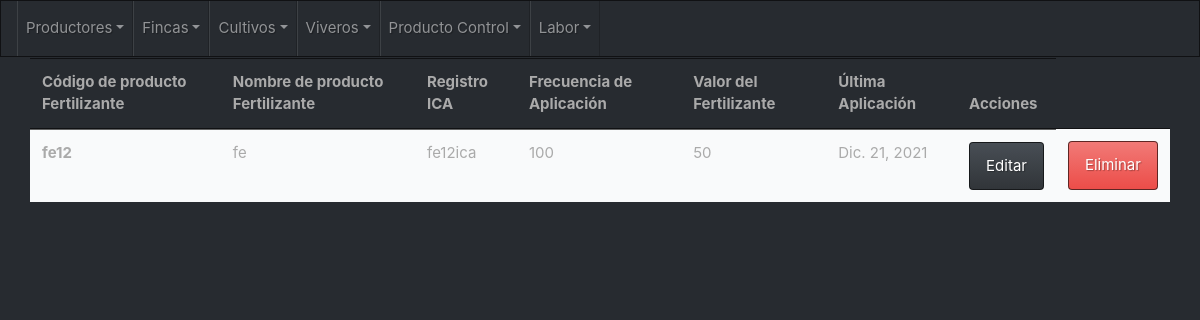
The page /fertilizante/fertilizante/listar on the database as committed earlier.
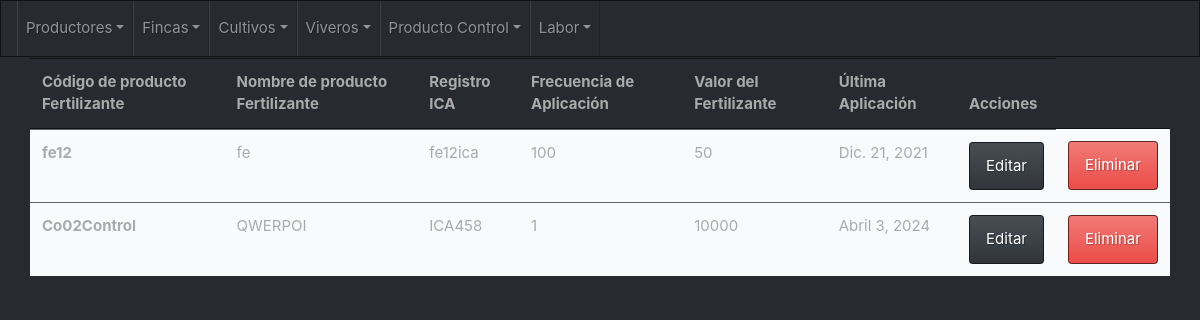
The same page on the database as committed later.
### apps/productoControl/models.py (models this page shows, shortened)
class ProductoControl(models.Model):
    class Meta:
        abstract = True
    codigo_producto_control = models.CharField(max_length = 15, unique=True)
    nombre_producto_control = models.CharField(max_length = 15, unique=True)
    registro_ica_producto_control = models.CharField(max_length = 15, unique=True)
    frecuencia_producto_control = models.IntegerField(default=0)
    valor_producto_control = models.IntegerField(default=0)

class Fertilizante(ProductoControl):
    class Meta:
        verbose_name = 'Prodcuto Fertilizante'
        verbose_name_plural = 'Productos Fertilizantes'
    ultima_aplicacion_fertilizante = models.DateField()

### apps/productoControl/views.py (the view)
# urls.py: path('fertilizante/listar', FertilizanteList.as_view(), name='fertilizante_listar'),
class FertilizanteList(ListView):
    model = Fertilizante
    template_name = 'fertilizante/fertilizante_list.html'
    paginate_by = 20

### templates/fertilizante/fertilizante_list.html (shortened to what this page needs)
{% extends "base/base.html" %}
{% block content %}
<div class="col-lg-1">
</div>
<div class="row">
  <table class="table table-hover">
    <thead>
      <tr>
        <th scope="col">Código de producto Fertilizante</th>
        <th scope="col">Nombre de producto Fertilizante</th>
        <th scope="col">Registro ICA</th>
        <th scope="col">Frecuencia de Aplicación</th>
        <th scope="col">Valor del Fertilizante</th>
        <th scope="col">Última Aplicación</th>
        <th>Acciones</th>
      </tr>
    </thead>
    <tbody>
      {% if object_list %}
        {% for fertilizante in object_list %}
          <tr class="table-light">
            <th scope="row">{{fertilizante.codigo_producto_control}}</th>
            <td>{{fertilizante.nombre_producto_control}}</td>
            <td>{{fertilizante.registro_ica_producto_control}}</td>
            <td>{{fertilizante.frecuencia_producto_control}}</td>
            <td>{{fertilizante.valor_producto_control}}</td>
            <td>{{fertilizante.ultima_aplicacion_fertilizante}}</td>
            <td>
              <a class="btn btn-primary" href="{% url 'fertilizante:fertilizante_editar' fertilizante.pk %}">Editar</a>
              </td>
              <td>
              <a class="btn btn-danger"  href="{% url 'fertilizante:fertilizante_eliminar' fertilizante.pk %}">Eliminar</a>
              </td>
          </tr>
        {% endfor %}
      {% else %}
        <h1>No hay registros de productores</h1>
      {% endif %}
    </tbody>
  </table>
</div>
{% endblock content %}

### templates/base/base.html (shortened to what this page needs)
<!DOCTYPE html>
{% load static %}
<html lang='es'>
  <head>
    <link rel="stylesheet" href="{% static 'css/bootstrap.min.css' %}">
  </head>
  <body>
    {% include "base/navbar.html" %}
    <div class="container">
      {% block content %}
      {% endblock content %}
    </div>
  </body>
</html>

### templates/base/navbar.html (shortened to what this page needs)
<nav class="navbar navbar-expand-lg navbar-dark bg-dark">
    <div class="collapse navbar-collapse" id="navbarColor02">
      <ul class="navbar-nav mr-auto">
          <li class="nav-item dropdown">
            <a class="nav-link dropdown-toggle" data-toggle="dropdown" href="#" role="button" aria-haspopup="true" aria-expanded="false">Productores</a>
          </li>
          <li class="nav-item dropdown">
            <a class="nav-link dropdown-toggle" data-toggle="dropdown" href="#" role="button" aria-haspopup="true" aria-expanded="false">Fincas</a>
          </li>
          <li class="nav-item dropdown">
            <a class="nav-link dropdown-toggle" data-toggle="dropdown" href="#" role="button" aria-haspopup="true" aria-expanded="false">Cultivos</a>
          </li>
          <li class="nav-item dropdown">
            <a class="nav-link dropdown-toggle" data-toggle="dropdown" href="#" role="button" aria-haspopup="true" aria-expanded="false">Viveros</a>
          </li>
          <li class="nav-item dropdown">
            <a class="nav-link dropdown-toggle" data-toggle="dropdown" href="#" role="button" aria-haspopup="true" aria-expanded="false">Producto Control</a>
          </li>
          <li class="nav-item dropdown">
            <a class="nav-link dropdown-toggle" data-toggle="dropdown" href="#" role="button" aria-haspopup="true" aria-expanded="false">Labor</a>
          </li>
      </ul>
    </div>
  </nav>

Rows that differ between the two databases and show on the page:
added Fertilizante: codigo_producto_control "Co02Control", nombre_producto_control "QWERPOI", registro_ica_producto_control "ICA458", frecuencia_producto_control "1", valor_producto_control "10000", ultima_aplicacion_fertilizante "Abril 3, 2024"
